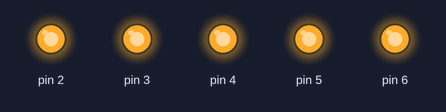
Bench run of a sketch on a simulated Arduino Uno, built with avr-gcc and run on an emulated ATmega328P. On the bench: output pins drawn as LEDs (lit = HIGH).

Above: at 0.5 s.
At 3.5 s:
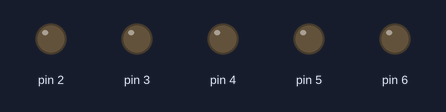
Timing chart, 0 to 4.6 s (numbered marks = the images above):
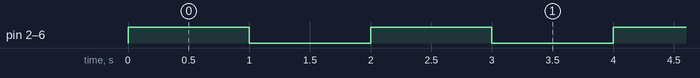

Measured:
- by itself, pin 2–6: alternates HIGH for 1.0 s and LOW for 1.0 s

The sketch:

code.ino
```cpp
// C++ code
//
void setup()
{
 pinMode(2, OUTPUT);
 pinMode(3, OUTPUT);
 pinMode(4, OUTPUT);
 pinMode(5, OUTPUT);
 pinMode(6, OUTPUT);
 }

void loop(){

acendeTudo();
delay(1000);
apagaTudo();
delay(1000);

}
void acendeTudo(){
 digitalWrite(2, HIGH);
 digitalWrite(3, HIGH);
 digitalWrite(4, HIGH);
 digitalWrite(5, HIGH);
 digitalWrite(6, HIGH);
}

void apagaTudo(){
 digitalWrite(2,   LOW);
 digitalWrite(3,   LOW);
 digitalWrite(4, LOW);
 digitalWrite(5, LOW);
 digitalWrite(6, LOW);
}
```
